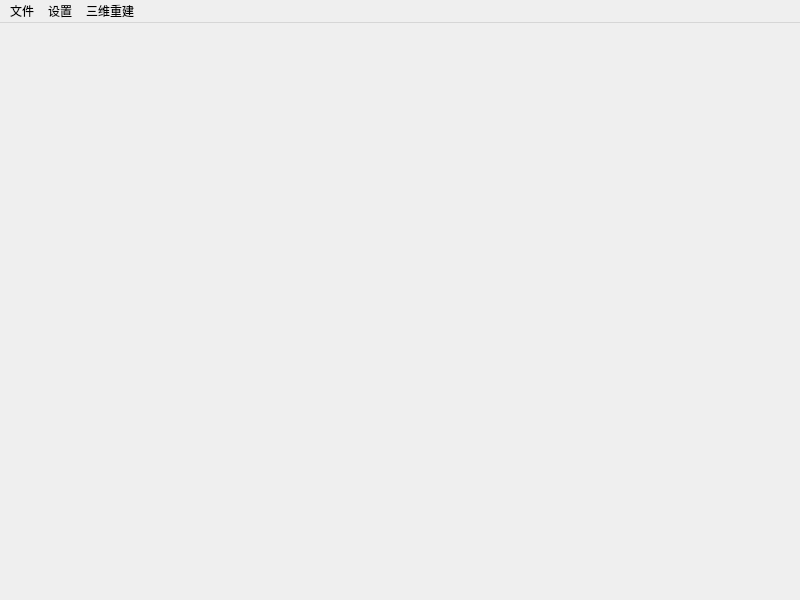
<?xml version="1.0" encoding="UTF-8"?>
<ui version="4.0">
 <class>MainWindow</class>
 <widget class="QMainWindow" name="MainWindow">
  <property name="geometry">
   <rect>
    <x>0</x>
    <y>0</y>
    <width>800</width>
    <height>600</height>
   </rect>
  </property>
  <property name="windowTitle">
   <string>MainWindow</string>
  </property>
  <widget class="QWidget" name="centralwidget">
   <layout class="QVBoxLayout" name="verticalLayout">
    <property name="spacing">
     <number>0</number>
    </property>
    <property name="leftMargin">
     <number>0</number>
    </property>
    <property name="topMargin">
     <number>0</number>
    </property>
    <property name="rightMargin">
     <number>0</number>
    </property>
    <property name="bottomMargin">
     <number>0</number>
    </property>
    <item>
     <widget class="QWidget" name="widget" native="true"/>
    </item>
   </layout>
  </widget>
  <widget class="QMenuBar" name="menubar">
   <property name="geometry">
    <rect>
     <x>0</x>
     <y>0</y>
     <width>800</width>
     <height>21</height>
    </rect>
   </property>
   <widget class="QMenu" name="menuFile">
    <property name="title">
     <string>文件</string>
    </property>
    <widget class="QMenu" name="menu">
     <property name="title">
      <string>导入</string>
     </property>
     <addaction name="actionObjFile_obj"/>
    </widget>
    <addaction name="menu"/>
   </widget>
   <widget class="QMenu" name="menuset">
    <property name="title">
     <string>设置</string>
    </property>
    <widget class="QMenu" name="menu_2">
     <property name="title">
      <string>运动设置</string>
     </property>
     <addaction name="actionsetupMoveTrace_2"/>
     <addaction name="action_FinishSetTrace"/>
     <addaction name="separator"/>
     <addaction name="actionstartMove"/>
     <addaction name="actionpauseMove"/>
     <addaction name="actionstopMove"/>
    </widget>
    <addaction name="actioncameraProperty"/>
    <addaction name="menu_2"/>
   </widget>
   <widget class="QMenu" name="menu_3">
    <property name="title">
     <string>三维重建</string>
    </property>
    <addaction name="actiondoubleCamera_2"/>
    <addaction name="actionAMCap"/>
   </widget>
   <addaction name="menuFile"/>
   <addaction name="menuset"/>
   <addaction name="menu_3"/>
  </widget>
  <action name="actionObjFile_obj">
   <property name="text">
    <string>ObjFile(*.obj)</string>
   </property>
  </action>
  <action name="actioncameraProperty">
   <property name="text">
    <string>相机属性</string>
   </property>
  </action>
  <action name="actionsetupMoveTrace_2">
   <property name="text">
    <string>设置运动轨迹</string>
   </property>
  </action>
  <action name="actionstartMove">
   <property name="text">
    <string>开始运动</string>
   </property>
  </action>
  <action name="actionpauseMove">
   <property name="text">
    <string>暂停运动</string>
   </property>
  </action>
  <action name="actionstopMove">
   <property name="text">
    <string>停止运动</string>
   </property>
  </action>
  <action name="action_FinishSetTrace">
   <property name="text">
    <string>完成轨迹设置</string>
   </property>
  </action>
  <action name="actiondoubleCamera_2">
   <property name="text">
    <string>双目相机</string>
   </property>
  </action>
  <action name="actionAMCap">
   <property name="text">
    <string>AMCap</string>
   </property>
  </action>
 </widget>
 <resources/>
 <connections/>
</ui>
